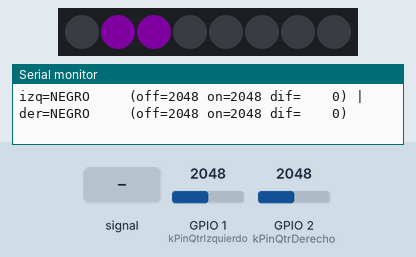
This program was run on a simulated ESP32-S3. On the bench: 8 RGB LEDs in strip order, left to right, the last lines printed to the serial monitor. The test bench sets the inputs (shaded band); at power-on: GPIO 1 (kPinQtrIzquierdo) = 2048, GPIO 2 (kPinQtrDerecho) = 2048 (analog values on the 0–4095 scale). Dim RGB values are drawn brighter than linear.

Above: at 2.2 s.
2.3 s: GPIO 1 (kPinQtrIzquierdo) fed a 200 Hz sine of ±1023 counts around its level
At 4.8 s:
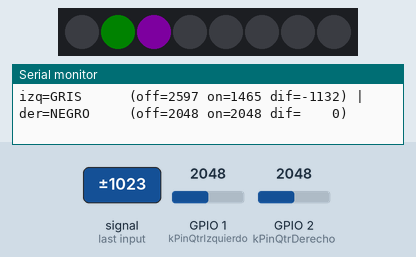
5.3 s: GPIO 1 (kPinQtrIzquierdo) set to 4095
At 5.6 s:
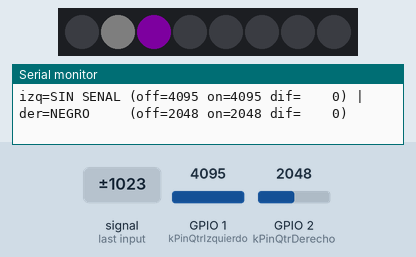
6.8 s: GPIO 2 (kPinQtrDerecho) set to 4011
8.3 s: GPIO 2 (kPinQtrDerecho) set to 4085
At 9.5 s:
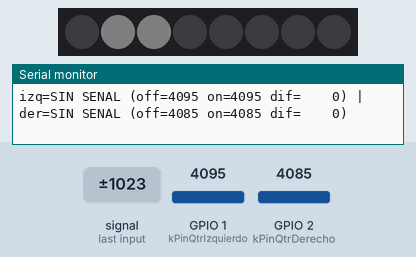
9.8 s: GPIO 1 (kPinQtrIzquierdo) set to 4052
At 11.0 s:
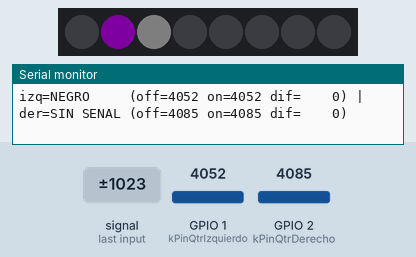
11.3 s: GPIO 2 (kPinQtrDerecho) set to 3603
At 12.5 s:
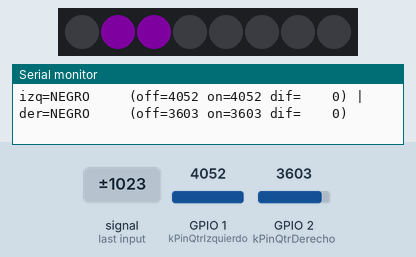
Timing chart, 0 to 13.8 s (numbered marks = the images above; inputs shaded):
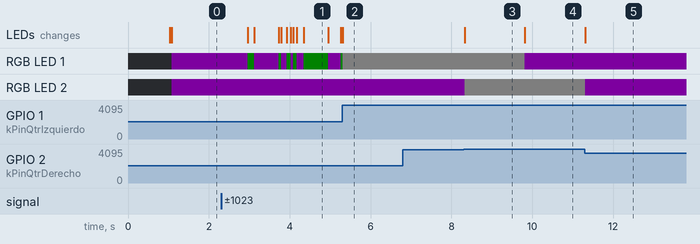

The program:

main.cpp
```cpp
// ===========================================================================
//  Detector NEGRO/GRIS — banco de calibración (ESP32-S3)
//  Athena Rover 2026 · Retos del Rover H07 · INTEC · Reymildo & Montse
// ===========================================================================
//
//  Lee los dos QTRX-HD-01A (izquierdo GPIO1, derecho GPIO2) y clasifica cada
//  uno por separado entre NEGRO (borde) y GRIS (pista). Imprime el resultado
//  cada 200 ms y lo muestra en la tira WS2812B de 8 LED (GPIO 39), en los
//  MISMOS índices y MISMOS colores que usará en la misión de verdad
//  (Tira::DibujarMapa() en standalones/v9-tira-sensor-trasero/): LED 1 = QTR
//  IZQUIERDO, LED 2 = QTR DERECHO -- ACTUALIZADO 2026-10-01 a pedido de
//  Montse (antes usaba 4 LED por sensor y su propia paleta, que no
//  coincidía con lo que se ve en pista).
//
//      NEGRO (borde)   -> morado   (160, 0, 200)
//      GRIS (pista)    -> verde tenue (0, 40, 0)
//      sin señal       -> gris tenue (25, 25, 25) -- sensor pegado al tope del ADC
//
//  MEDICIÓN: la misma del robot (v8/v9) -- emisor IR apagado (>= 1 ms) ->
//  "off"; encendido -> "on"; dif = on - off, y |dif| < umbral = NEGRO. Con el
//  sensor DERECHO se midió negro |dif| ~ 1-8 y gris ~ 76-87, umbral 40.
//
//  MEJORAS SOLO POR SOFTWARE (2026-10-01), para distinguir mejor sin tocar el
//  hardware. Las tres son parámetros ajustables abajo:
//    1. PROMEDIO: cada "off" y cada "on" es el promedio de kMuestrasPromedio
//       lecturas del ADC (el ADC del ESP32 es ruidoso). Debe coincidir con el
//       de ../firmware/ (la captura a CSV).
//    2. HISTÉRESIS: para pasar de GRIS a NEGRO hace falta |dif| < umbral; para
//       VOLVER a GRIS hace falta |dif| > umbral + histéresis. Una lectura que
//       ronda justo el umbral ya no hace parpadear el resultado.
//    3. CONFIRMACIÓN: un cambio de estado solo se acepta tras kLecturasConfirmar
//       lecturas seguidas que lo apoyen (a 50 Hz, 3 lecturas = 60 ms; el robot
//       usa kBordeDebounceMs = 50 ms).
//  El robot (v8/v9/firmware-esp32) YA tiene el PROMEDIO y la HISTÉRESIS
//  (portados 2026-10-01) -- ver kQtrMuestrasPromedio/kBordeHisteresis en
//  Mission::. Lo único que NO se portó es la CONFIRMACIÓN de 3 lecturas: el
//  robot sigue con su propio antirrebote por tiempo (kBordeDebounceMs = 50
//  ms), un enfoque distinto, no necesariamente peor -- si hace falta la
//  confirmación por lecturas también, hay que agregarla aparte.
//
//  ⚠️ Los umbrales se midieron SOLO con el derecho. kUmbralIzquierdo es una
//  (YA NO: 2026-10-02 ambos umbrales se midieron con el robot quieto sobre la pista real.)
//
//  Pines = cableado real (hardware/conexiones-esp32-s3.md): CTRL de los dos
//  emisores IR compartido en GPIO42. ¡Los QTRX van a 3.3 V, nunca a 5 V!
// ===========================================================================

#include <Arduino.h>
#include <Adafruit_NeoPixel.h>

// =====================================================
// PINES
// =====================================================

constexpr uint8_t kPinQtrIzquierdo = 1;    // ADC1_CH0
constexpr uint8_t kPinQtrDerecho   = 2;    // ADC1_CH1
constexpr uint8_t kPinEmisor       = 42;   // CTRL de los emisores IR, compartido
constexpr uint8_t kPinTira         = 39;   // DATA de la tira WS2812B

// =====================================================
// PARÁMETROS
// =====================================================

constexpr uint8_t  kMuestrasPromedio = 16;   // lecturas del ADC por cada off / on. IGUAL que ../firmware/
constexpr int16_t  kUmbralDerecho    = 90;   // |dif| menor que esto = negro. 2026-10-02, robot quieto sobre la pista real: negro 31-49, gris 141-204 (antes 40: el negro llegó a 49)
constexpr int16_t  kUmbralIzquierdo  = 900;  // 2026-10-02, robot quieto sobre la pista real: negro 42-694, gris 1140-1377. Es el sensor menos consistente (el negro varía mucho según el punto)
constexpr int16_t  kHisteresis       = 10;   // para volver a GRIS hace falta |dif| > umbral + esto
constexpr uint8_t  kLecturasConfirmar = 3;   // lecturas seguidas que apoyan un cambio de estado antes de aceptarlo
constexpr uint16_t kTopeAdc          = 4085; // off Y on >= esto = pegado al tope (igual que kQtrTopeAdc de v9)
constexpr uint32_t kPeriodoLecturaMs = 20;   // 50 Hz, igual que el robot
constexpr uint32_t kPeriodoImpresionMs = 200;
constexpr uint8_t  kBrillo           = 40;   // 0-255, igual que pruebas-platformio/10-tira-ws2812

Adafruit_NeoPixel tira(8, kPinTira, NEO_GRB + NEO_KHZ800);

// =====================================================
// LECTURA
// =====================================================

enum class Estado : uint8_t { GRIS, NEGRO, SIN_SENAL };

struct Lectura {
    uint16_t offIzq, onIzq, offDer, onDer;
};

uint16_t LeerPromedio(uint8_t pin) {
    uint32_t suma = 0;
    for (uint8_t i = 0; i < kMuestrasPromedio; ++i) suma += (uint32_t)analogRead(pin);
    return (uint16_t)(suma / kMuestrasPromedio);
}

// Misma secuencia que ReflectanceTask en v9: apagar >= 1 ms, leer "off";
// encender, asentar 200 us, leer "on". Los dos sensores comparten el CTRL,
// así que se leen en el mismo ciclo.
Lectura Leer() {
    Lectura l;
    digitalWrite(kPinEmisor, LOW);
    delay(2);   // >= 1 ms: apagado real
    l.offIzq = LeerPromedio(kPinQtrIzquierdo);
    l.offDer = LeerPromedio(kPinQtrDerecho);

    digitalWrite(kPinEmisor, HIGH);
    delayMicroseconds(200);   // asentar el fototransistor con luz IR estable
    l.onIzq = LeerPromedio(kPinQtrIzquierdo);
    l.onDer = LeerPromedio(kPinQtrDerecho);
    return l;
}

// Estado de un sensor con histéresis y confirmación.
struct Filtro {
    Estado estable = Estado::GRIS;
    uint8_t contador = 0;   // lecturas seguidas que apoyan el estado contrario

    Estado Actualizar(uint16_t off, uint16_t on, int16_t umbral) {
        if (off >= kTopeAdc && on >= kTopeAdc) {
            estable = Estado::SIN_SENAL;
            contador = 0;
            return estable;
        }
        const int16_t absDif = (int16_t)abs((int32_t)on - (int32_t)off);

        // ¿Esta lectura pide cambiar de estado? El umbral depende del estado
        // actual (histéresis): entrar a NEGRO con dif < umbral, volver a GRIS
        // con dif > umbral + kHisteresis.
        bool pideCambio;
        Estado destino;
        if (estable == Estado::NEGRO) {
            pideCambio = absDif > umbral + kHisteresis;
            destino = Estado::GRIS;
        } else {   // GRIS, o saliendo de SIN_SENAL
            pideCambio = absDif < umbral;
            destino = Estado::NEGRO;
        }

        if (estable == Estado::SIN_SENAL) {
            // Con señal otra vez: se decide directo, sin esperar confirmación.
            estable = absDif < umbral ? Estado::NEGRO : Estado::GRIS;
            contador = 0;
        } else if (pideCambio) {
            if (++contador >= kLecturasConfirmar) {
                estable = destino;
                contador = 0;
            }
        } else {
            contador = 0;
        }
        return estable;
    }
};

Filtro g_izq, g_der;

const char *Nombre(Estado e) {
    switch (e) {
        case Estado::NEGRO:     return "NEGRO";
        case Estado::SIN_SENAL: return "SIN SENAL";
        default:                return "GRIS";
    }
}

// =====================================================
// TIRA
// =====================================================

// MISMOS colores que Tira::DibujarMapa() en v9 para los LED 1/2 (QTR).
uint32_t ColorDe(Estado e) {
    switch (e) {
        case Estado::NEGRO:     return tira.Color(160, 0, 200);   // borde detectado
        case Estado::SIN_SENAL: return tira.Color(25, 25, 25);    // pegado al tope -- sin señal útil
        default:                return tira.Color(0, 40, 0);      // pista libre
    }
}

// LED 1 = QTR izquierdo, LED 2 = QTR derecho -- MISMOS índices que usa la
// misión real. Los demás LED (equipo/color/cámara-ToF/gripper/fase) no
// aplican a este banco y quedan apagados.
void Mostrar(Estado izq, Estado der) {
    tira.clear();
    tira.setPixelColor(1, ColorDe(izq));
    tira.setPixelColor(2, ColorDe(der));
    tira.show();
}

// =====================================================
// SETUP / LOOP
// =====================================================

void setup() {
    Serial.begin(115200);
    delay(1000);
    Serial.println("\nDetector NEGRO/GRIS - banco de calibracion");
    Serial.println("Medicion con rechazo de luz ambiente (dif = on - off), igual que el robot.");
    Serial.printf("Mejoras por software: promedio de %u lecturas, histeresis %d, confirmacion de %u lecturas.\n",
                  (unsigned)kMuestrasPromedio, (int)kHisteresis, (unsigned)kLecturasConfirmar);
    Serial.println("Tira WS2812B (GPIO 39): LED 1 = QTR izquierdo, LED 2 = QTR derecho (mismos indices y colores que v9 en mision).");
    Serial.println("NEGRO morado, GRIS pista libre verde tenue, SIN SENAL gris tenue.");
    Serial.printf("Umbrales (2026-10-02): derecho %d, izquierdo %d.\n\n", (int)kUmbralDerecho, (int)kUmbralIzquierdo);

    analogReadResolution(12);

    // Misma atenuación que firmware-esp32/ y v9. Sin fijarla, el ADC queda en
    // el valor por defecto del core y las lecturas se desplazan de sesión en
    // sesión.
    analogSetPinAttenuation(kPinQtrIzquierdo, ADC_11db);
    analogSetPinAttenuation(kPinQtrDerecho, ADC_11db);

    pinMode(kPinEmisor, OUTPUT);
    digitalWrite(kPinEmisor, HIGH);

    tira.begin();
    tira.setBrightness(kBrillo);
    tira.clear();
    tira.show();

    Serial.println("Listo.\n");
}

void loop() {
    static uint32_t ultimaLecturaMs = 0, ultimaImpresionMs = 0;
    const uint32_t ahora = millis();
    if ((uint32_t)(ahora - ultimaLecturaMs) < kPeriodoLecturaMs) return;
    ultimaLecturaMs = ahora;

    const Lectura l = Leer();
    const Estado izq = g_izq.Actualizar(l.offIzq, l.onIzq, kUmbralIzquierdo);
    const Estado der = g_der.Actualizar(l.offDer, l.onDer, kUmbralDerecho);
    Mostrar(izq, der);

    if ((uint32_t)(ahora - ultimaImpresionMs) >= kPeriodoImpresionMs) {
        ultimaImpresionMs = ahora;
        Serial.printf(
            "izq=%-9s (off=%4u on=%4u dif=%5d) | der=%-9s (off=%4u on=%4u dif=%5d)\n",
            Nombre(izq), l.offIzq, l.onIzq, (int)l.onIzq - (int)l.offIzq,
            Nombre(der), l.offDer, l.onDer, (int)l.onDer - (int)l.offDer);
    }
}
```

Measured:
- the behaviour switches between 4084 and 4085 on GPIO 2 (kPinQtrDerecho) (found by bisection; images 2 and 3)
- the behaviour switches between 4085 and 4084 on GPIO 1 (kPinQtrIzquierdo) (found by bisection; images 3 and 4)
- after the input at 2.3 s, the LEDs: change after 0.67 s (image 1)
- after the input at 5.3 s, the LEDs: change at once (image 2)
- after the input at 8.3 s, RGB LED 2: RGB(25, 0, 32) → RGB(4, 4, 4) at once; the LEDs: change at once (image 3)
- after the input at 9.8 s, RGB LED 1: RGB(4, 4, 4) → RGB(25, 0, 32) at once; the LEDs: change at once (image 4)
- after the input at 11.3 s, RGB LED 2: RGB(4, 4, 4) → RGB(25, 0, 32) at once; the LEDs: change at once (image 5)
